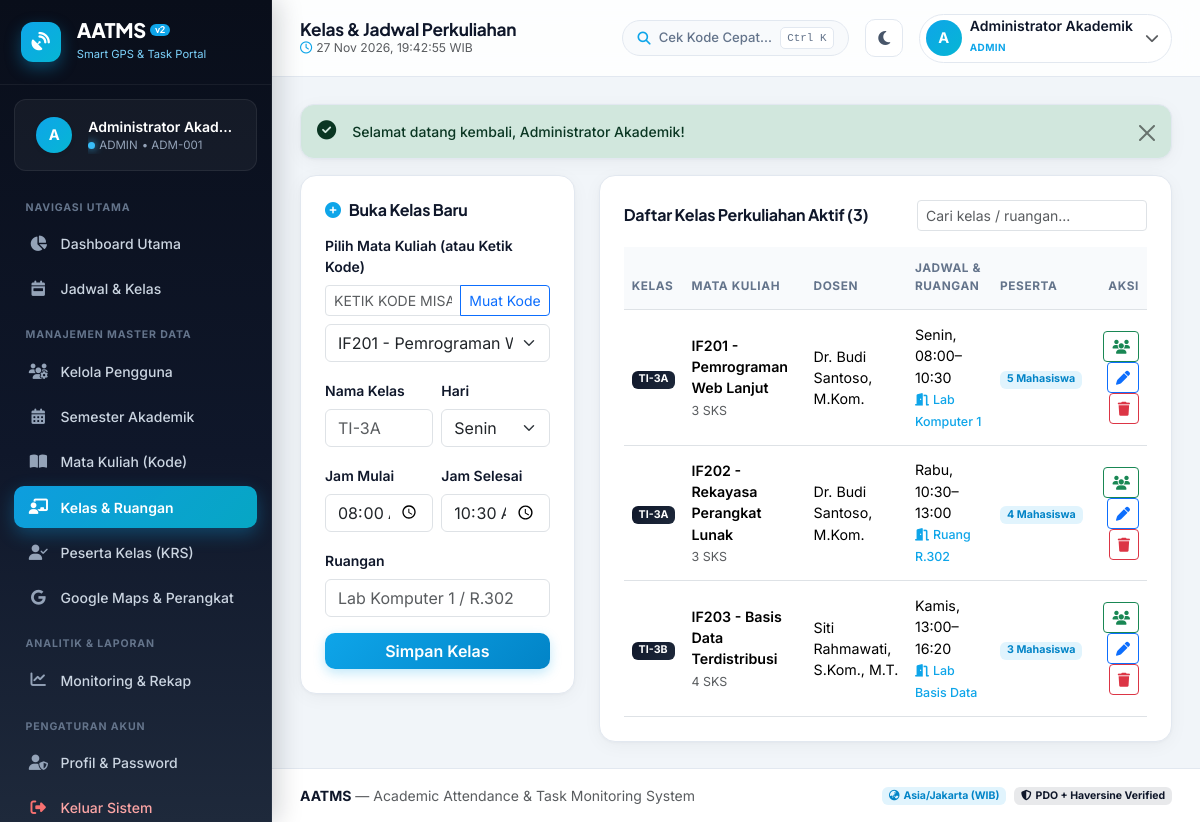
Screenshot of /public/admin/classes.php (signed in) with the database file from the repository.
### tables this page shows
CREATE TABLE `classes` (
  `id` INT AUTO_INCREMENT PRIMARY KEY,
  `course_id` INT NOT NULL,
  `class_name` VARCHAR(50) NOT NULL,
  `schedule_day` VARCHAR(20) NOT NULL,
  `start_time` TIME NOT NULL,
  `end_time` TIME NOT NULL,
  `room` VARCHAR(50) NOT NULL,
  CONSTRAINT `fk_classes_course` FOREIGN KEY (`course_id`) REFERENCES `courses`(`id`) ON DELETE CASCADE ON UPDATE CASCADE
);

CREATE TABLE `courses` (
  `id` INT AUTO_INCREMENT PRIMARY KEY,
  `course_code` VARCHAR(20) NOT NULL UNIQUE,
  `course_name` VARCHAR(100) NOT NULL,
  `sks` TINYINT NOT NULL,
  `dosen_id` INT NOT NULL,
  `semester_id` INT NOT NULL,
  CONSTRAINT `fk_courses_dosen` FOREIGN KEY (`dosen_id`) REFERENCES `users`(`id`) ON DELETE RESTRICT ON UPDATE CASCADE,
  CONSTRAINT `fk_courses_semester` FOREIGN KEY (`semester_id`) REFERENCES `semesters`(`id`) ON DELETE RESTRICT ON UPDATE CASCADE
);

CREATE TABLE `users` (
  `id` INT AUTO_INCREMENT PRIMARY KEY,
  `username` VARCHAR(50) NOT NULL UNIQUE,
  `password_hash` VARCHAR(255) NOT NULL,
  `full_name` VARCHAR(100) NOT NULL,
  `email` VARCHAR(100) NOT NULL UNIQUE,
  `role` ENUM('admin','dosen','mahasiswa','kaprodi') NOT NULL,
  `nim_nidn` VARCHAR(30) DEFAULT NULL,
  `is_active` TINYINT(1) NOT NULL DEFAULT 1,
  `created_at` TIMESTAMP NOT NULL DEFAULT CURRENT_TIMESTAMP
);

### includes/functions.php (called while the page is built, shortened)
<?php
function e(?string $str): string
{
    return htmlspecialchars((string)$str, ENT_QUOTES, 'UTF-8');
}

### public/admin/classes.php (the view, shortened to what this page needs)
<?php
$pdo = getDB();
$classes = $pdo->query("
    SELECT cl.*, c.course_code, c.course_name, c.sks, u.full_name AS dosen_name,
           (SELECT COUNT(*) FROM class_enrollments ce WHERE ce.class_id = cl.id) AS student_count
    FROM classes cl
    JOIN courses c ON cl.course_id = c.id
    JOIN users u ON c.dosen_id = u.id
    ORDER BY c.course_code ASC, cl.class_name ASC
")->fetchAll();
$courses = $pdo->query("
    SELECT c.id, c.course_code, c.course_name, u.full_name AS dosen_name
    FROM courses c
    JOIN users u ON c.dosen_id = u.id
    ORDER BY c.course_code ASC
")->fetchAll();
include __DIR__ . '/../../includes/header.php';
?>
<div class="row g-4">
    <div class="col-lg-4">
        <div class="card-custom p-3 p-md-4">
            <h6 class="fw-bold mb-3"><i class="fa-solid fa-plus-circle text-sky me-2"></i>Buka Kelas Baru</h6>
            <form method="POST" action="">
                <div class="mb-3">
                    <label class="form-label small fw-semibold">Pilih Mata Kuliah (atau Ketik Kode)</label>
                    <div class="input-group mb-2">
                        <input type="text" id="quickCourseCode" class="form-control form-control-sm text-uppercase" placeholder="Ketik kode misal IF201...">
                        <button class="btn btn-sm btn-outline-primary" type="button" id="btnAutoFillCourse">Muat Kode</button>
                    </div>
                    <select name="course_id" id="courseSelect" class="form-select" required>
                        <?php foreach ($courses as $c): ?>
                            <option value="<?= (int)$c['id'] ?>" data-code="<?= e($c['course_code']) ?>">
                                <?= e($c['course_code']) ?> - <?= e($c['course_name']) ?> (<?= e($c['dosen_name']) ?>)
                            </option>
                        <?php endforeach; ?>
                    </select>
                </div>
                <div class="row g-2 mb-3">
                    <div class="col-6">
                        <label class="form-label small fw-semibold">Nama Kelas</label>
                        <input type="text" name="class_name" class="form-control" placeholder="TI-3A" required>
                    </div>
                    <div class="col-6">
                        <label class="form-label small fw-semibold">Hari</label>
                        <select name="schedule_day" class="form-select">
                            <?php foreach (['Senin','Selasa','Rabu','Kamis','Jumat','Sabtu'] as $hari): ?>
                                <option value="<?= $hari ?>"><?= $hari ?></option>
                            <?php endforeach; ?>
                        </select>
                    </div>
                </div>
                <div class="row g-2 mb-3">
                    <div class="col-6">
                        <label class="form-label small fw-semibold">Jam Mulai</label>
                        <input type="time" name="start_time" class="form-control" value="08:00" required>
                    </div>
                    <div class="col-6">
                        <label class="form-label small fw-semibold">Jam Selesai</label>
                        <input type="time" name="end_time" class="form-control" value="10:30" required>
                    </div>
                </div>
                <div class="mb-3">
                    <label class="form-label small fw-semibold">Ruangan</label>
                    <input type="text" name="room" class="form-control" placeholder="Lab Komputer 1 / R.302" required>
                </div>
                <button type="submit" class="btn btn-sky w-100">Simpan Kelas</button>
            </form>
        </div>
    </div>
    <div class="col-lg-8">
        <div class="card-custom p-3 p-md-4">
            <div class="d-flex flex-wrap justify-content-between align-items-center gap-2 mb-3">
                <h6 class="fw-bold mb-0">Daftar Kelas Perkuliahan Aktif (<?= count($classes) ?>)</h6>
                <input type="text" class="form-control form-control-sm" style="max-width: 230px;" placeholder="Cari kelas / ruangan..." data-table-search="#adminClassesTable">
            </div>
            <div class="table-responsive">
                <table class="table table-hover align-middle mb-0" id="adminClassesTable">
                    <thead>
                        <tr>
                            <th>Kelas</th>
                            <th>Mata Kuliah</th>
                            <th>Dosen</th>
                            <th>Jadwal &amp; Ruangan</th>
                            <th>Peserta</th>
                            <th class="text-end">Aksi</th>
                        </tr>
                    </thead>
                    <tbody>
                        <?php foreach ($classes as $cl): ?>
                            <tr>
                                <td><span class="badge bg-navy"><?= e($cl['class_name']) ?></span></td>
                                <td>
                                    <div class="fw-semibold"><?= e($cl['course_code']) ?> - <?= e($cl['course_name']) ?></div>
                                    <small class="text-muted"><?= (int)$cl['sks'] ?> SKS</small>
                                </td>
                                <td><?= e($cl['dosen_name']) ?></td>
                                <td>
                                    <div><?= e($cl['schedule_day']) ?>, <?= e(substr($cl['start_time'], 0, 5)) ?>–<?= e(substr($cl['end_time'], 0, 5)) ?></div>
                                    <small class="text-sky fw-medium"><i class="fa-solid fa-door-open me-1"></i><?= e($cl['room']) ?></small>
                                </td>
                                <td>
                                    <a href="<?= e(BASE_URL) ?>/admin/enrollments.php?class_id=<?= (int)$cl['id'] ?>" class="badge bg-sky-soft text-decoration-none">
                                        <?= (int)$cl['student_count'] ?> Mahasiswa
                                    </a>
                                </td>
                                <td class="text-end">
                                    <a href="<?= e(BASE_URL) ?>/admin/enrollments.php?class_id=<?= (int)$cl['id'] ?>" class="btn btn-sm btn-outline-success" title="Kelola Peserta">
                                        <i class="fa-solid fa-users"></i>
                                    </a>
                                    <button type="button" class="btn btn-sm btn-outline-primary btn-edit-class"
                                        data-id="<?= (int)$cl['id'] ?>"
                                        data-course="<?= (int)$cl['course_id'] ?>"
                                        data-name="<?= e($cl['class_name']) ?>"
                                        data-day="<?= e($cl['schedule_day']) ?>"
                                        data-start="<?= e(substr($cl['start_time'], 0, 5)) ?>"
                                        data-end="<?= e(substr($cl['end_time'], 0, 5)) ?>"
                                        data-room="<?= e($cl['room']) ?>"
                                        data-bs-toggle="modal" data-bs-target="#editClassModal">
                                        <i class="fa-solid fa-pen"></i>
                                    </button>
                                    <form method="POST" action="" class="d-inline" onsubmit="return confirm('Hapus kelas ini?');">
                                        <button type="submit" class="btn btn-sm btn-outline-danger"><i class="fa-solid fa-trash"></i></button>
                                    </form>
                                </td>
                            </tr>
                        <?php endforeach; ?>
                    </tbody>
                </table>
            </div>
        </div>
    </div>
</div>
<?php include __DIR__ . '/../../includes/footer.php'; ?>

### public/assets/css/style.css (style rules this page uses)
:root { --navy-950: #090E1A; --navy-900: #0F172A; --navy-800: #1E293B; --navy-700: #334155; --sky-400: #38BDF8; --sky-500: #0EA5E9; --sky-600: #0284C7; --cyan-500: #06B6D4; --sky-100: #E0F2FE; --bg-body: #F1F5F9; --bg-surface: #FFFFFF; --bg-surface-alt: #F8FAFC; --bg-topbar: rgba(255, 255, 255, 0.86); --border-subtle: #E2E8F0; --text-primary: #0F172A; --text-secondary: #475569; --text-muted-custom: #64748B; --sidebar-width: 272px; --radius-lg: 16px; --radius-md: 12px; --shadow-soft: 0 4px 20px -2px rgba(15, 23, 42, 0.05), 0 1px 3px rgba(15, 23, 42, 0.03); --shadow-hover: 0 14px 30px -6px rgba(15, 23, 42, 0.09), 0 4px 10px -2px rgba(14, 165, 233, 0.06); }
* { box-sizing: border-box; }
body { font-family: 'Inter', -apple-system, BlinkMacSystemFont, 'Segoe UI', Roboto, sans-serif; background-color: var(--bg-body); color: var(--text-primary); margin: 0; padding: 0; overflow-x: hidden; transition: background-color 0.25s ease, color 0.25s ease; }
h1, h2, h3, h4, h5, h6, .fw-extrabold, .stat-value { font-family: 'Plus Jakarta Sans', 'Inter', sans-serif; letter-spacing: -0.015em; }
.bg-navy { background: linear-gradient(135deg, var(--navy-900), var(--navy-800)) !important; }
.bg-sky-soft { background-color: rgba(14, 165, 233, 0.12) !important; color: var(--sky-600) !important; }
.text-sky { color: var(--sky-500) !important; }
.btn-sky { background: linear-gradient(135deg, var(--sky-500), var(--sky-600)); border: none; color: #fff; font-weight: 600; border-radius: 10px; box-shadow: 0 4px 12px rgba(14, 165, 233, 0.26); transition: all 0.2s ease; }
.card-custom { background: var(--bg-surface); border: 1px solid var(--border-subtle); border-radius: var(--radius-lg); box-shadow: var(--shadow-soft); transition: box-shadow 0.2s ease, border-color 0.2s ease; }
.table th { font-size: 0.74rem; font-weight: 700; text-transform: uppercase; letter-spacing: 0.05em; color: var(--text-muted-custom); background-color: var(--bg-surface-alt); border-bottom-width: 1px; padding-top: 0.85rem; padding-bottom: 0.85rem; }
.table td { vertical-align: middle; font-size: 0.89rem; padding-top: 0.85rem; padding-bottom: 0.85rem; }

### rows the page displays
classes: class_name "TI-3A", course.course_code "IF201", course.course_name "Pemrograman Web Lanjut", course.sks "3", users.full_name "Dr. Budi Santoso, M.Kom.", schedule_day "Senin", start_time "08:00", end_time "10:30", room "Lab Komputer 1", student_count "5"
classes: class_name "TI-3A", course.course_code "IF202", course.course_name "Rekayasa Perangkat Lunak", course.sks "3", users.full_name "Dr. Budi Santoso, M.Kom.", schedule_day "Rabu", start_time "10:30", end_time "13:00", room "Ruang R.302", student_count "4"
classes: class_name "TI-3B", course.course_code "IF203", course.course_name "Basis Data Terdistribusi", course.sks "4", users.full_name "Siti Rahmawati, S.Kom., M.T.", schedule_day "Kamis", start_time "13:00", end_time "16:20", room "Lab Basis Data", student_count "3"

### other values shown
APP_NAME "AATMS"
substr($user['full_name'] ?? 'U', 0, 1) "A"
$user['full_name'] "Administrator Akad…"
$role "ADMIN"
$user['nim_nidn'] "ADM-001"
$pageTitle "Kelas & Jadwal Perkuliahan"
$user['full_name'] "Administrator Akademik"
$user['role'] "ADMIN"
$flash['message'] "Selamat datang kembali, Administrator Akademik!"
count($classes) "3"
APP_FULL_NAME "Academic Attendance & Task Monitoring System"
form field course_id "IF201 - Pemrograman Web Lanjut (Dr. Budi Santoso, M.Kom.)"
form field schedule_day "Senin"
